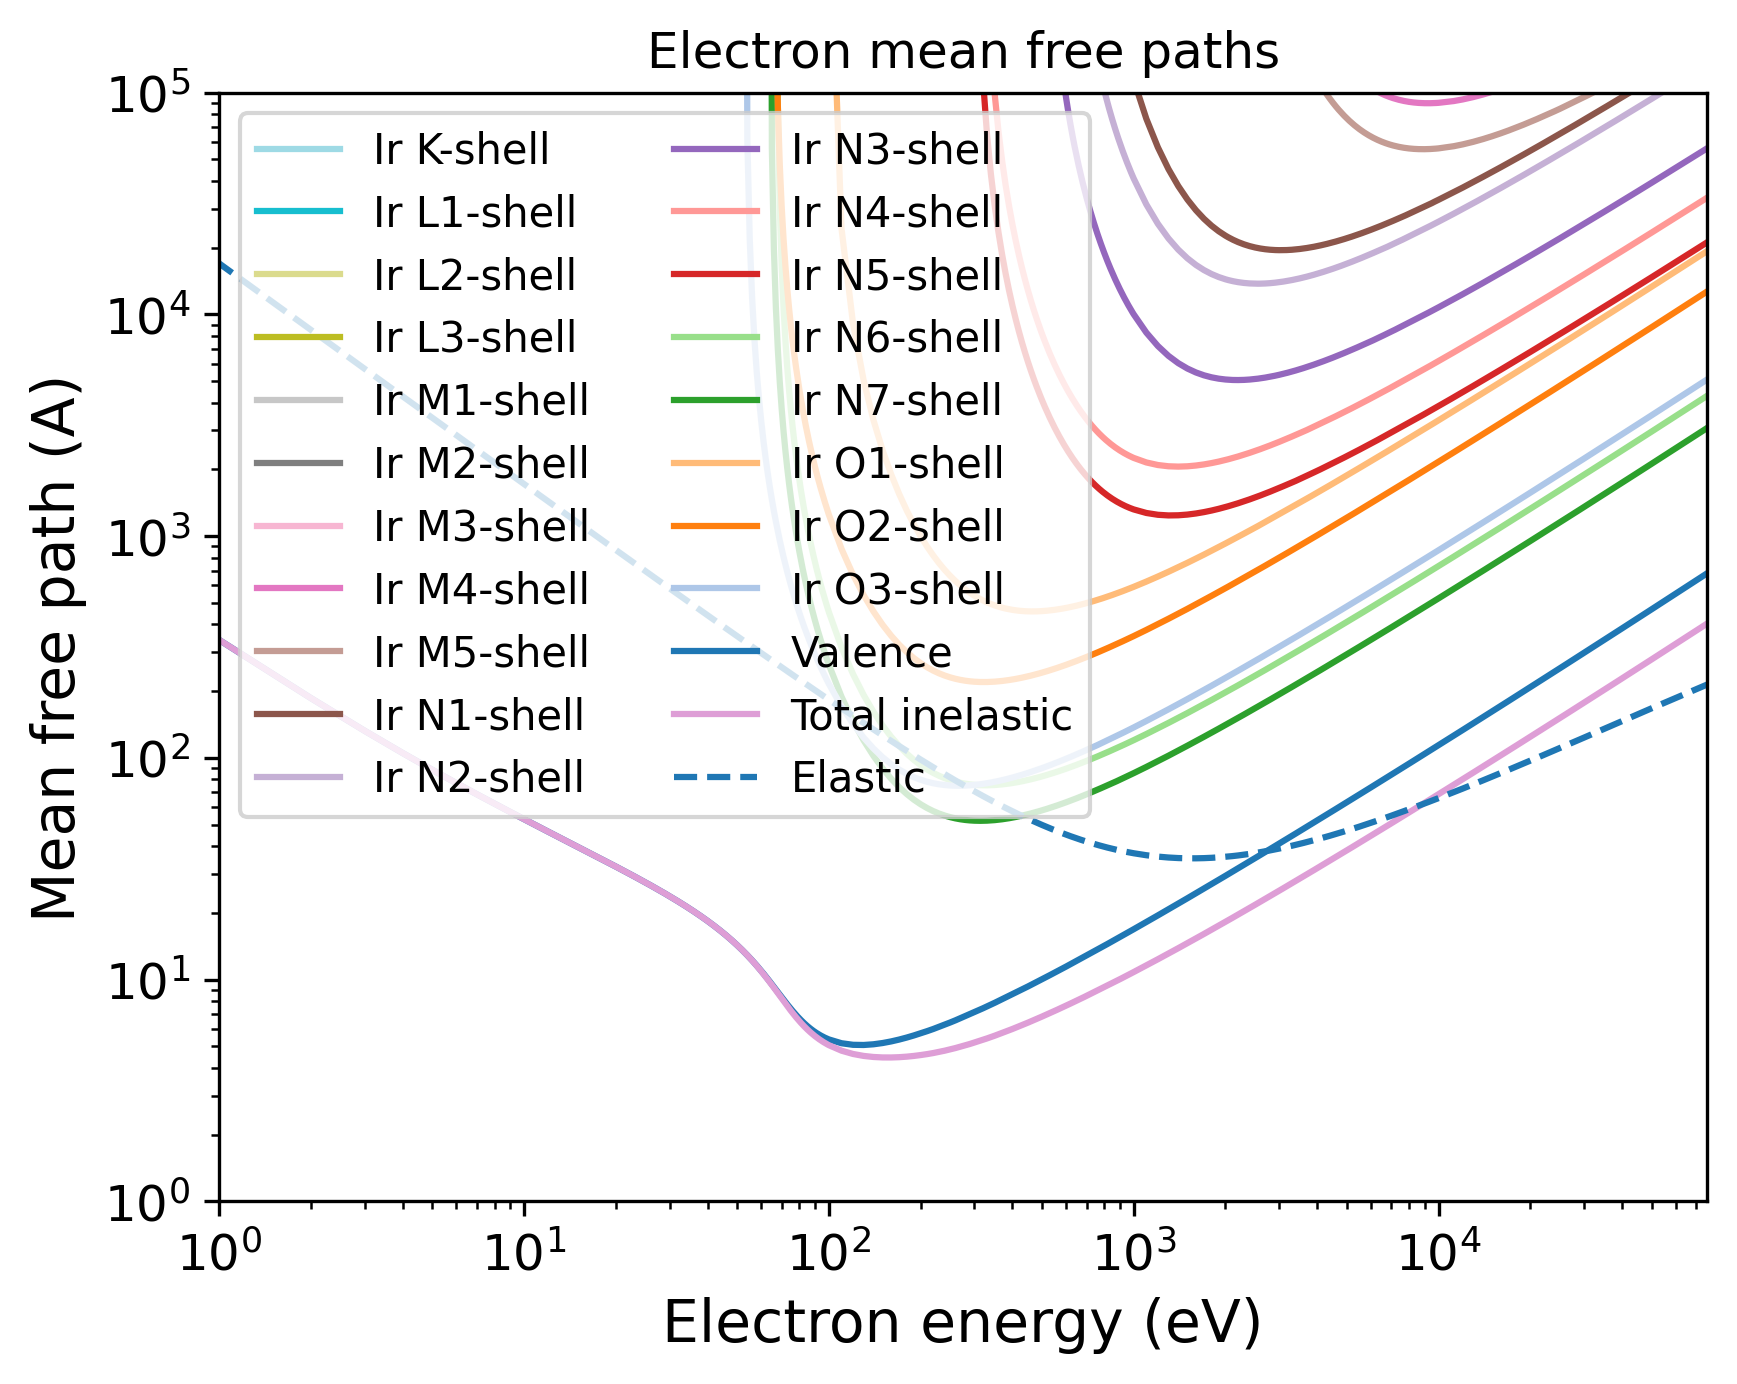

Source code (Python):
import pandas as pd
import numpy as np
import matplotlib.pyplot as plt
import matplotlib.cm as cm
# Set the format:
plt.xlabel("Electron energy (eV)", fontsize=14)
plt.ylabel("Mean free path (A)", fontsize=14)
plt.xticks(fontsize=12)
plt.yticks(fontsize=12)
plt.grid(False)
# Set the axes:
# Read the output file:
df = pd.read_csv(r"OUTPUT_Ir_Electron_IMFP.dat", sep=r'\s+', header=None, comment="#", skipinitialspace=True)
plt.xscale("log")
plt.yscale("log")
# Prepare the plot:
columns_to_plot = [ 1, 2, 3, 4, 5, 6, 7, 8, 9, 10, 11, 12, 13, 14, 15, 16, 17, 18, 19, 20, 21]
labels = [ "Ir K-shell", "Ir L1-shell", "Ir L2-shell", "Ir L3-shell", "Ir M1-shell", "Ir M2-shell", "Ir M3-shell", "Ir M4-shell", "Ir M5-shell", "Ir N1-shell", "Ir N2-shell", "Ir N3-shell", "Ir N4-shell", "Ir N5-shell", "Ir N6-shell", "Ir N7-shell", "Ir O1-shell", "Ir O2-shell", "Ir O3-shell", "Valence", "Total inelastic"]
# Create N distinct colors from a colormap
N = len(columns_to_plot)
colors = np.vstack([plt.cm.tab20(np.linspace(1, 0, 20)), plt.cm.tab20b(np.linspace(1, 0, 20))])
# Set line styles:
linestyles = [ "-", "-", "-", "-", "-", "-", "-", "-", "-", "-", "-", "-", "-", "-", "-", "-", "-", "-", "-", "-", "-"]
for i, col in enumerate(columns_to_plot):
    color = colors[i % len(colors)]
    ls    = linestyles[i % len(linestyles)]
    label = labels[i % len(labels)]
    plt.plot(df.iloc[:, 0], df.iloc[:, col],
    color=color,
    label=label,
    linestyle=ls)
# Add a curve from the second file
df2 = pd.read_csv(r"OUTPUT_Ir_Electron_EMFP.dat", sep=r'\s+', header=None, comment="#", skipinitialspace=True)
columns_to_plot2 = [ 2]
labels2 = [ "Elastic"]
# Create second part of the plot:
for col, label in zip(columns_to_plot2, labels2):
    plt.plot(df2.iloc[:, 0], df2.iloc[:, col], label=label, linestyle="--")
plt.xlim(1.00000000,76115.00100000)
plt.ylim(1.00000000,100000.00000000)
plt.title("Electron mean free paths")
plt.legend(loc="best", fontsize=10, ncol=2)
# Save the plot in this format:
plt.savefig("OUTPUT_MFP_electron.png", dpi=300, bbox_inches="tight")
